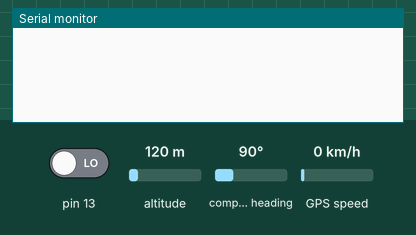
The sketch below on a simulated Arduino Uno, built with avr-gcc and run on an emulated ATmega328P. Shown: the last lines printed to the serial monitor. The test bench sets the inputs (shaded band); at power-on: pin 13 LOW, altitude 120 m, compass heading 90°, GPS speed 0 km/h. The GPS gets a fix after 3 s at 37.7749, -122.4194 with 8 satellites; the modem accepts every AT command (registered, SIM ready, sends succeed) and sends nothing else.

Above: at 1.2 s.
1.3 s: pin 13 driven HIGH
At 4.2 s:
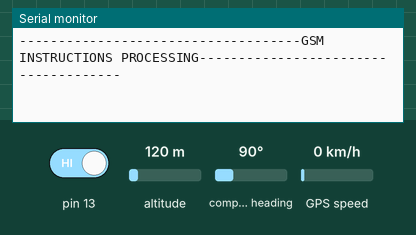
At 5.6 s:
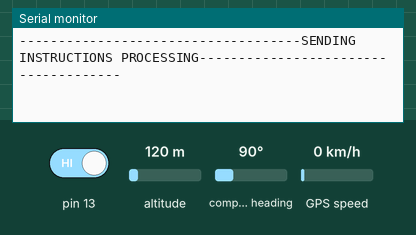

Measured:
- after the input at 1.3 s, the serial monitor: prints a new line after 2.0 s (image 1)

The sketch:

vts.ino
```cpp
/*
The algorithm of the program is as follows:
1. It checks whether the GPS is available or not
2. If available then the GSM of the desired sim receives a message in the format given
*/


#include <SoftwareSerial.h>
#include <TinyGPS.h>
long lat,lon;
SoftwareSerial GPS(2,3);
TinyGPS gps;

SoftwareSerial mySerial(9, 10);

void setup()
{
  Serial.begin(4800);
  mySerial.begin(9600);
  GPS.begin(9600);
  pinMode(13, INPUT);
}

void loop()
{
  if(digitalRead(13) == 1){

    byte a;
    if(GPS.available()){

      a=GPS.read();
      while(gps.encode(a)){

        gps.get_position(&lat,&lon);
        Serial.println("------------------------------------GSM INSTRUCTIONS PROCESSING-------------------------------------");
        mySerial.println("AT+CMGF=1");    //Sets the GSM Module in Text Mode
        delay(1000);  // Delay of 1000 milli seconds or 1 second
        Serial.println("------------------------------------GSM INSTRUCTIONS COMPLETED-------------------------------------");

        Serial.println("------------------------------------SENDING INSTRUCTIONS PROCESSING-------------------------------------");
        mySerial.println("AT+CMGS=\"+917083545503\"\r"); //Put mobile number here
        delay(1000);

        mySerial.println("VEHICLE TRACKING SYSTEM"); //Put the SMS desired
        mySerial.println("Coordinates: ");
        mySerial.print("Latitude: ");
        mySerial.print((lat*0.000001),8);
        mySerial.print(" , ");
        mySerial.print("Longitude: ");
        mySerial.println((lon*0.000001),8);
        mySerial.print("https://www.google.co.in/maps/search/");
        mySerial.print((lat*0.000001),8);
        mySerial.print(",");
        mySerial.print((lon*0.000001),8);
        mySerial.print("?sa=X&ved=");
        delay(100);
        mySerial.println((char)26); //ASCII code of CTRL+Z

        Serial.println("------------------------------------SENDING INSTRUCTIONS COMPLETED-------------------------------------");
        delay(1000);


        Serial.println("------------------------------------DISPLAYING THE MESSAGE SENT-------------------------------------");

        delay(1000);
        Serial.println("Coordinates: ");
        Serial.print("Latitude");
        Serial.print((lat*0.000001),8);
        Serial.print(" , ");
        Serial.print("Longitude");
        Serial.println((lon*0.000001),8);
        Serial.println("Link to Google Maps: ");
        Serial.print("https://www.google.co.in/maps/search/");
        Serial.print((lat*0.000001),8);
        Serial.print(",");
        Serial.print((lon*0.000001),8);
        Serial.print("?sa=X&ved=");
        Serial.print("\n");

      }
    }
  }
}
```
